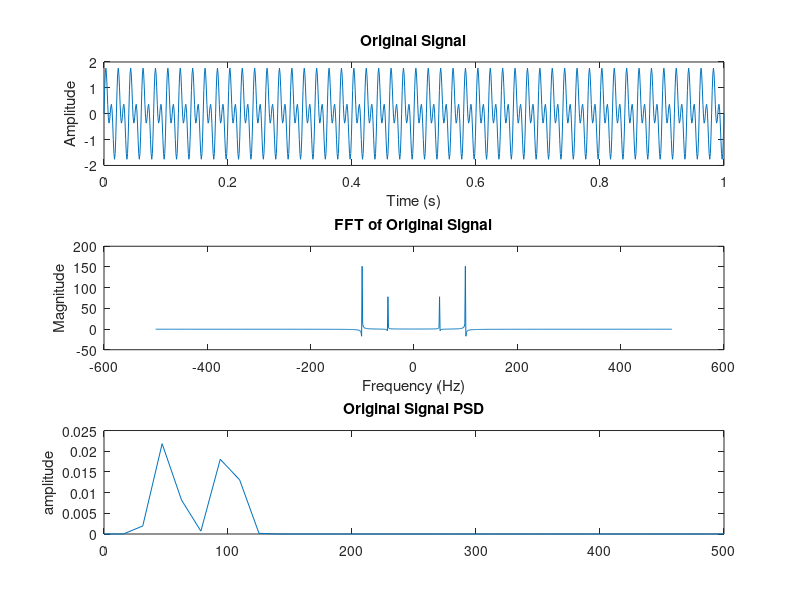

Source code (MATLAB): (Note: this script raises an error after producing the figure.)
clc; clear; close all;
% Example signal
fs = 1000; % Sample rate (Hz)
t = 0:1/fs:1; % Time vector
f_noise = 50; % Harmonic noise frequency (Hz)
signal = sin(2*pi*100*t) + sin(2*pi*f_noise*t); % Example signal with noise
n = length(signal);
freq_bins = (-n/2:n/2-1) * (fs / n); % two-sided fft

fft_signal = fft(signal);

% Plot original signal and its PSD
figure;
subplot(3,1,1);
plot(t, signal);
title('Original Signal');
xlabel('Time (s)');
ylabel('Amplitude');

subplot(3, 1, 2)
plot(freq_bins, fftshift(fft_signal))
title('FFT of Original Signal');
xlabel('Frequency (Hz)');
ylabel('Magnitude');

subplot(3,1,3);
pwelch(signal, [], [], [], fs);
title('Original Signal PSD');

% Design notch filter
wo = f_noise / (fs / 2); % Normalize the frequency
bw = wo / 1; % Bandwidth of the notch filter (adjust as needed)
[b, a] = iirnotch(wo, bw);

% Apply notch filter 20 times
filtered_signal = filtfilt(b, a, signal);
% for i=1:20
%     filtered_signal = filtfilt(b, a, filtered_signal);
% end

fft_filtered_signal = fft(filtered_signal);


% Plot filtered signal and its PSD
figure;
subplot(3,1,1);
plot(t, filtered_signal);
title('Filtered Signal');
xlabel('Time (s)');
ylabel('Amplitude');

subplot(3, 1, 2);
plot(freq_bins, fftshift(fft_filtered_signal))
title('FFT of Filtered Signal');
xlabel('Frequency (Hz)');
ylabel('Magnitude');

subplot(3,1,3);
pwelch(filtered_signal, [], [], [], fs);
title('Filtered Signal PSD');
